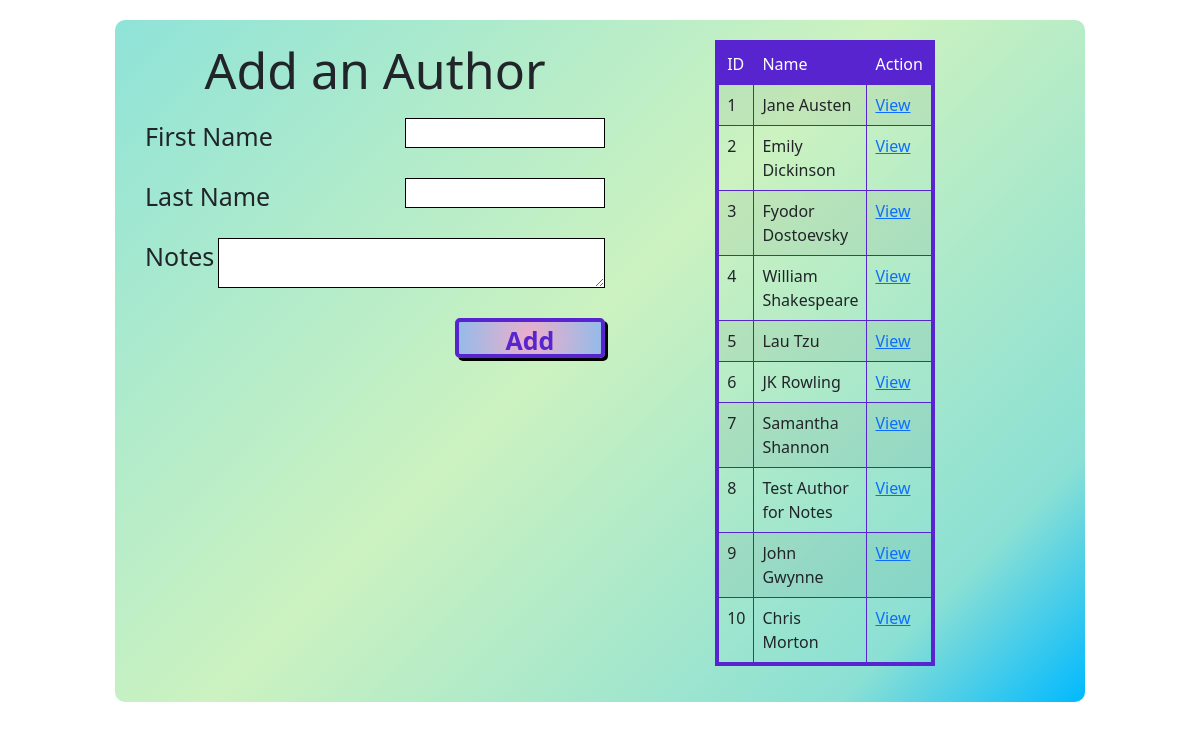
Page /author on the earlier database version.
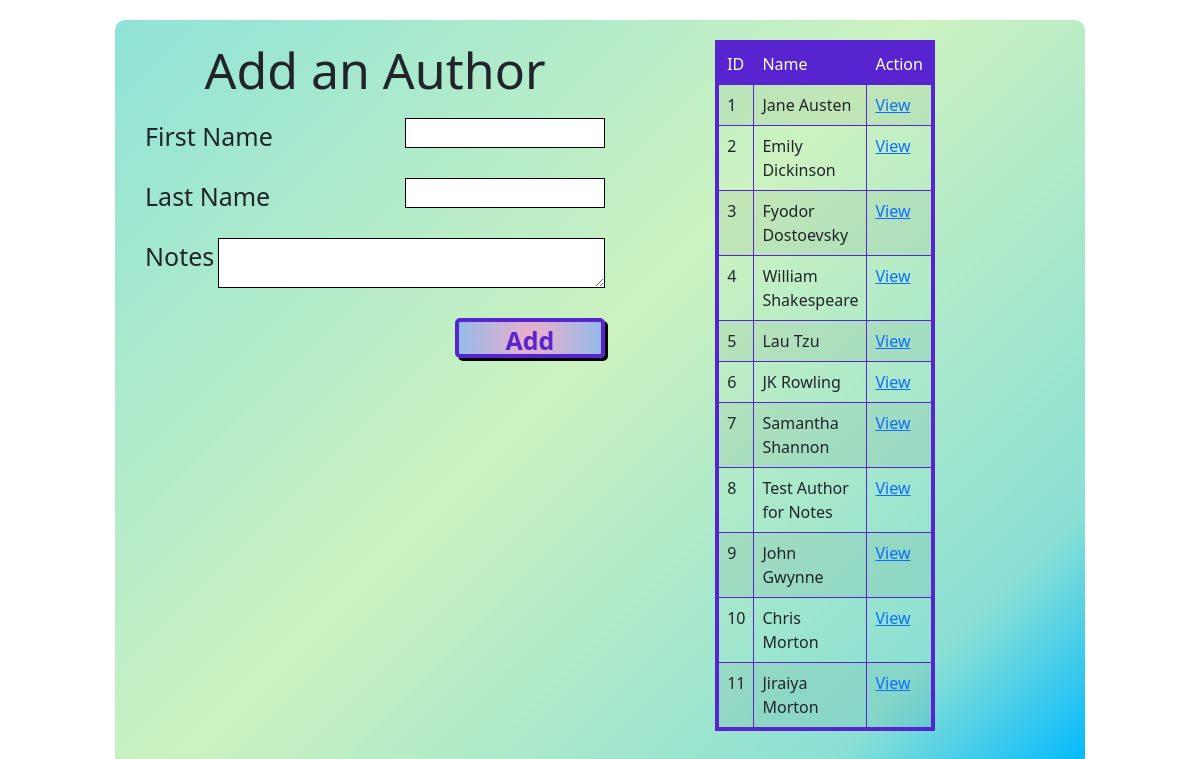
Same page on the later database version.
### books_authors_app/models.py (models this page shows, shortened)
class Authors(models.Model):
    first_name = models.CharField(max_length=45)
    last_name = models.CharField(max_length=45)
    notes = models.TextField(default="No notes currently")
    book = models.ManyToManyField(Books, related_name="author")
    created_at = models.DateTimeField(auto_now_add=True)
    updated_at = models.DateTimeField(auto_now=True)

### books_authors_app/views.py (the view)
# urls.py: path('author', views.author),
def author(request):
    context = {
        "all_authors" : Authors.objects.all(),
    }
    return render(request, 'author.html', context)

### books_authors_app/templates/author.html (shortened to what this page needs)
<!DOCTYPE html>
<html lang="en">
<head>
    <link href="https://cdn.jsdelivr.net/npm/bootstrap@5.0.2/dist/css/bootstrap.min.css" rel="stylesheet">
    {% load static %}
    <link rel="stylesheet" href="{% static 'css/style.css' %}"
</head>
<body>
    <div id="wrapper">
        <div class="division_box">
            <h1>Add an Author</h1>
            <form action="/add_author" method="POST">
                <div class="input_divider">
                    <label for="first_name">First Name</label>
                    <input name="first_name_input" type="text">
                </div>
                <div class="input_divider">
                    <label for="last_name">Last Name</label>
                    <input name="last_name_input" type="text">
                </div>
                <div class="input_divider">
                    <label for="notes">Notes</label>
                    <textarea name="notes_input" rows="5" cols="40"></textarea>
                </div>
            <button type="submit" value="Add" name="add_author" class="submit_button">Add</button>
            </form>
        </div>
        <div class="division_box">
            <table id="book_table" class="table table_secondary table-striped table-bordered table-hover">
                <tr>
                    <thead class="table_head">
                        <th>ID</th>
                        <th>Name</th>
                        <th>Action</th>
                    </thead>
                </tr>
                {%  for author in all_authors %}
                <tr>
                    <td>{{author.id}}</td>
                    <td>{{author.first_name}}  {{author.last_name}}</td>
                    <td><a href="/get_author/{{author.id}}" >View</a></td>
                </tr>
                {% endfor %}
            </table>
        </div>
    </div>
</body>
</html>

Differences in the rows shown:
added Authors: id "11", first_name "Jiraiya", last_name "Morton"
